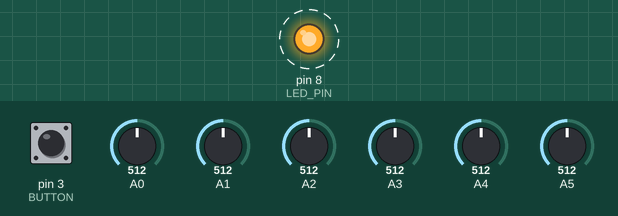
This sketch was run on a simulated Arduino Uno, built with avr-gcc and run on an emulated ATmega328P. Shown: output pins drawn as LEDs (lit = HIGH). Dashed ring = blinking. Inputs (shaded band) come from the test bench; at power-on: pin 3 (BUTTON) HIGH, A0 = 512, A1 = 512, A2 = 512, A3 = 512, A4 = 512, A5 = 512. What the sketch prints to the serial monitor is not drawn.

Above: at 1.14 s.
1.3 s: pin 3 (BUTTON) pulled LOW for 0.15 s
Timing chart, 0 to 10.3 s (numbered marks = the images above; inputs shaded):
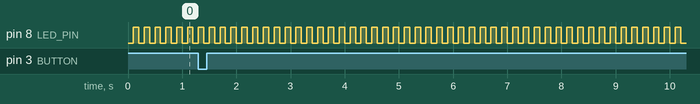

The sketch:

lab5_irq.ino
```cpp
#include <avr/io.h>

//Board LED is pin 13
#define LED_PIN 8

//Pin the button is on
#define BUTTON 3

/**
 * Setups up the timer interrupt to happen every 100 milliseconds.
 **/
void setupTimerInterrupt(){
   //Reset to defaults
  TCCR1A = TCCR1B = 0;
  // CTC with OCR1A as top
  TCCR1B |= (1 << WGM12);
  //Set clock to clk/256
  TCCR1B |= (1 << CS12);
  //Enable interrupt on match with OCR1A
  TIMSK1 = (1 << OCIE1A);

  //LAB CODE -- FILL IN
  //Configure OCR1A (the counter top) to generate an interrupt
  //every 100ms.
  OCR1A = 6250;
}

void toggleLED(){
  static uint8_t on = 0;
  if(on){
    digitalWrite(LED_PIN,HIGH);
  }else{
    digitalWrite(LED_PIN,LOW);
  }
  on = !on;
}

/**
 * This function is called whenever the timer interrupt match 1A
 * is generated.
 **/
SIGNAL(TIMER1_COMPA_vect){
  //LAB CODE
  //UNCOMMENT THIS LINE TO TOGGLE ON INTERRUPT
    toggleLED();
}


void setup() {
  Serial.begin(9600);
  Serial.print("Starting up...");

  //Setup the LED
  pinMode(LED_PIN,OUTPUT);
  digitalWrite(LED_PIN,LOW);

  //Setup the button
  pinMode(BUTTON,INPUT);
  //Pullup
  digitalWrite(BUTTON,HIGH);

  Serial.println("startup complete.");
  setupTimerInterrupt();
}

void loop() {
  //LAB CODE -- FILL IN
  //Write code that will toggle the LED every 100ms.
  //Use the toggleLED() and millis() functions

  /*if(millis() % 100 == 0)
  {
    toggleLED();
  }*/


  //If the button is pressed, print the ADC values
  if(digitalRead(BUTTON) == LOW){
    Serial.println("----------------------");
    Serial.print("Analog port A0 value: "); Serial.println(analogRead(A0));
    Serial.print("Analog port A1 value: "); Serial.println(analogRead(A1));
    Serial.print("Analog port A2 value: "); Serial.println(analogRead(A2));
    Serial.print("Analog port A3 value: "); Serial.println(analogRead(A3));
    Serial.print("Analog port A4 value: "); Serial.println(analogRead(A4));
    Serial.print("Analog port A5 value: "); Serial.println(analogRead(A5));

  }

}
```

Measured:
- by itself, pin 8 (LED_PIN): alternates HIGH for 0.10 s and LOW for 0.10 s
